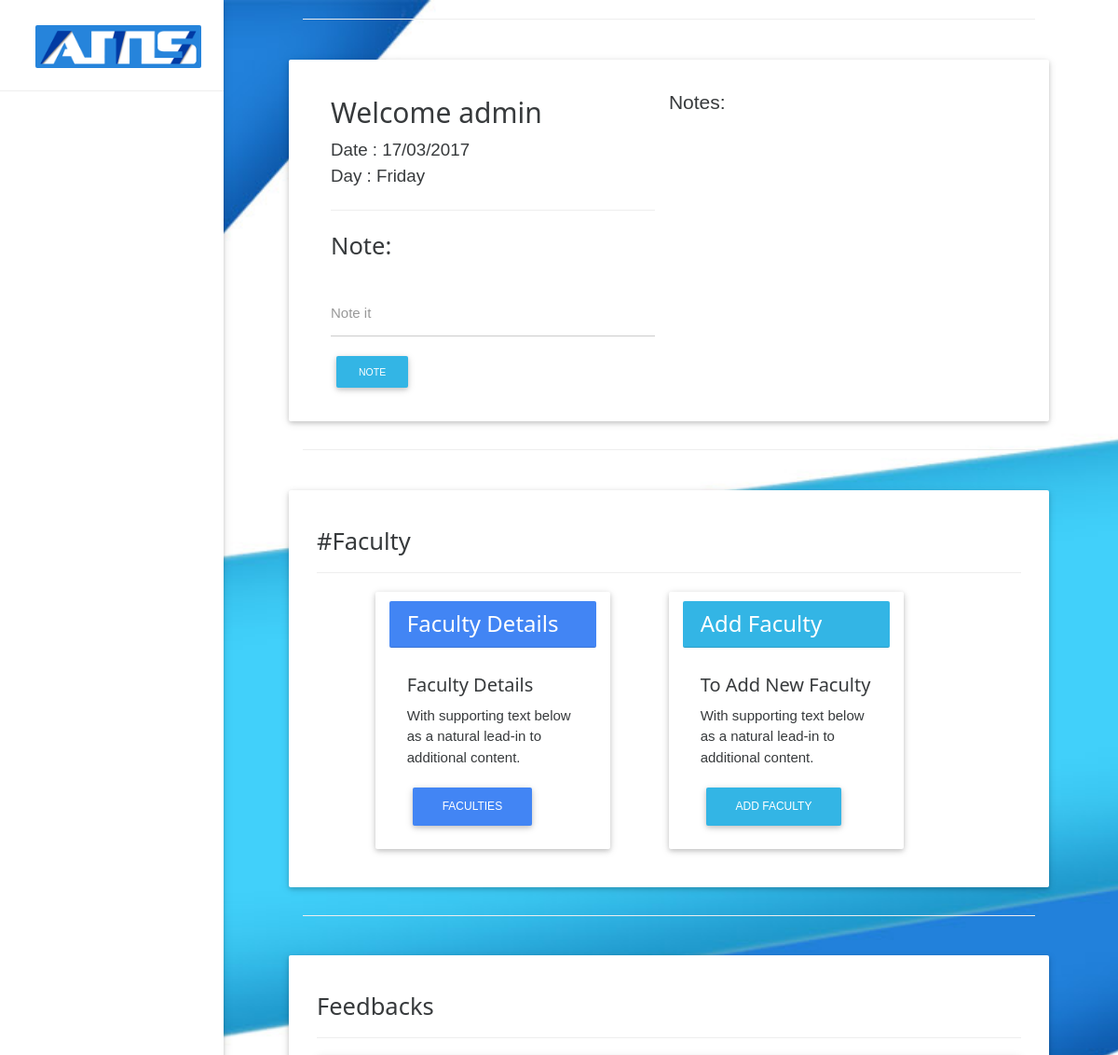
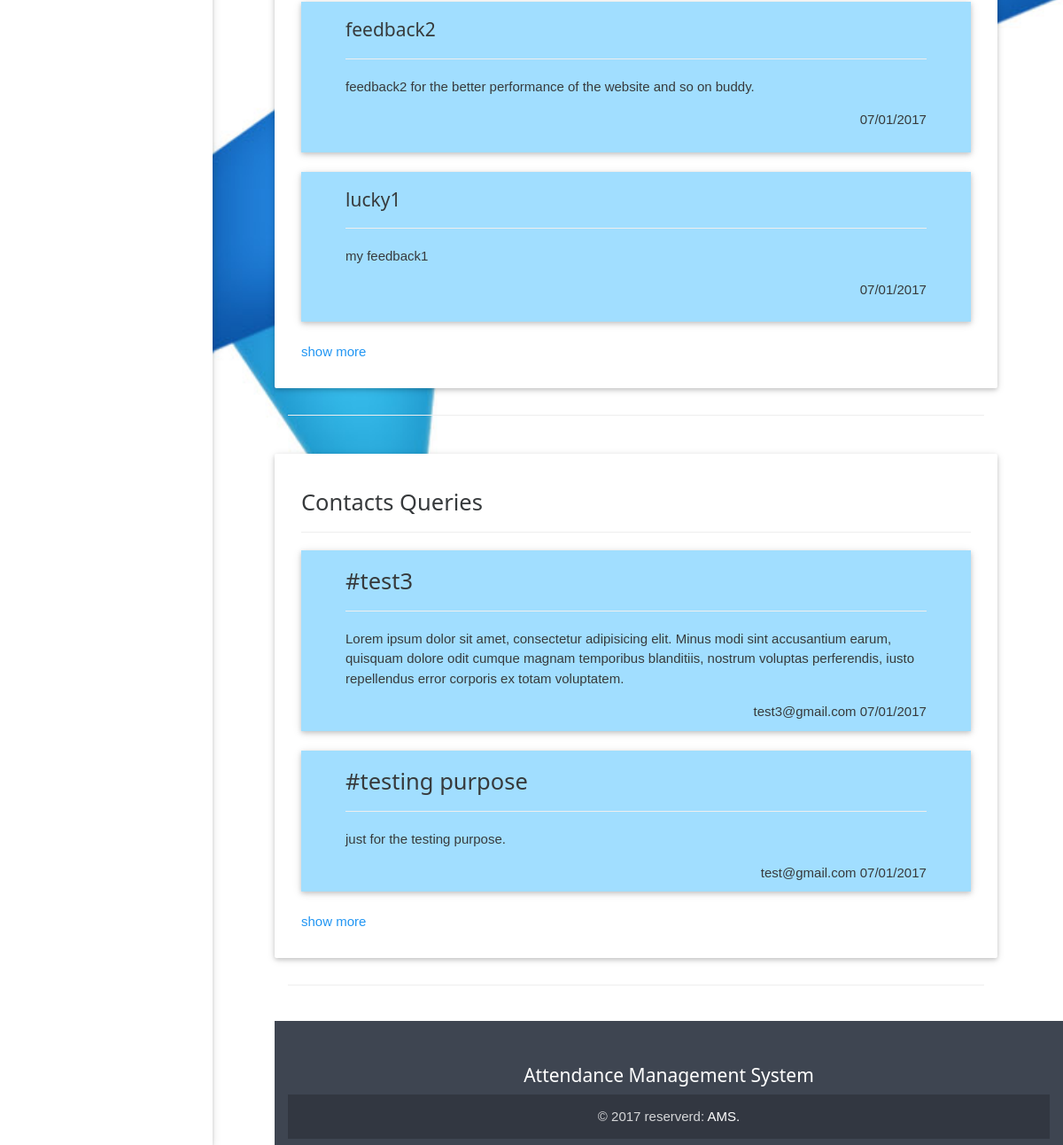
The page /admin/AdminDash.php (signed in) on the database its author committed (2 pictures, top to bottom).
### tables this page shows
CREATE TABLE `feedback` (
  `name` varchar(30) NOT NULL,
  `feedback` text NOT NULL,
  `date` varchar(15) NOT NULL,
  `seen` tinyint(1) NOT NULL
);

CREATE TABLE `contacted` (
  `email` varchar(30) NOT NULL,
  `subject` varchar(30) NOT NULL,
  `message` text NOT NULL,
  `date` varchar(15) NOT NULL,
  `seen` tinyint(1) NOT NULL
);

### admin/AdminDash.php (the view, shortened to what this page needs)
<?php
 include '../sideNav.php';
  include '../Bootstrap.php';
  include '../db/connection.php';
  include "../notes/Notes.php";
 $role=$_SESSION['role'];
 if(!strcmp($role,'admin')){
?>
<!DOCTYPE html>
<html>
<head>
<?php
 loadBootstrapCSS();
?>
<link href="../css/TeacherDash.css" rel="stylesheet" />
<link rel="stylesheet" href="../css/w3Css.css">
 </head>
<body onload="myFunction()" style="margin:0;" >
<div style="display:none;" id="myDiv" class="view">
<?php
$result = $dbConnection->query("SELECT seen FROM contacted WHERE seen =0");
 $contacted=mysqli_num_rows($result);
$result = $dbConnection->query("SELECT seen FROM feedback WHERE seen =0");
 $feedback=mysqli_num_rows($result);
  $sideNavArray = array(
            'Notes'=>'#note',
             'Faculties'=>'#faculty',
              'Feedback<span class="badge">'.$feedback.'</span>'=>'#feedback',
              'Contacts<span class="badge">'.$contacted.'</span>'=>'#contacts',
              'option1'=>'#','option2'=>'#','option3'=>'#','option4'=>'#',
            'Log Out'=>'../logMeOut.php');
 addSideNav($sideNavArray,'#note');
  ?>
        <div class="col-md-11">
    <hr />
 <br/>
                    <div class="jumbotron row" id="note">
                    <div id="myDIV" class="header col-sm-6" >
                    <h2 class="h2-responsive">Welcome <?php echo  $_SESSION['username'];?></h2>
                    <p class="lead">Date : <?php  echo date('d/m/Y');?> <br />
                                    Day :  <?php echo jddayofweek ( cal_to_jd(CAL_GREGORIAN, date("m"),date("d"), date("Y")) , 1 ); ?>
                   </p>
                    <?php
                        NotesInput();
                    ?>
                    </div>
    <hr />
 <br/>
                  <div class="jumbotron row" id="faculty">
                  <h3 class="h3-responsive">#Faculty</h3>
                   <hr />
                   <div class="col-sm-1"></div>
                  <div class="card col-sm-4 hoverable">
                  <h3 class="card-header primary-color white-text">Faculty Details</h3>
                  <div class="card-block">
                  <h4 class="card-title">Faculty Details</h4>
                  <p class="card-text">With supporting text below as a natural lead-in to additional content.</p>
                  <a class="btn btn-primary" href="Faculties.php">Faculties</a>
                  </div>
                  </div>
                  <div class="col-sm-1"></div>
                  <div class="card col-sm-4 hoverable">
                  <h3 class="card-header info-color white-text ">Add Faculty</h3>
                  <div class="card-block">
                  <h4 class="card-title">To Add New Faculty</h4>
                  <p class="card-text">With supporting text below as a natural lead-in to additional content.</p>
                  <a class="btn info-color" href="AddFaculty.php">Add Faculty</a>
                  </div>
                  </div>
                    <div class="col-sm-1"></div>
              </div>
    <hr />
 <br/>
         <div class="jumbotron row " id="feedback" >
                  <h3 class="h3-responsive">Feedbacks</h3>
                      <hr />
                     <?php
                     $text="";
                    $resultSet= $dbConnection->query("SELECT * FROM feedback where seen = 0  LIMIT 2");
                    if(!mysqli_num_rows($resultSet)){
                       $resultSet= $dbConnection->query("SELECT * FROM feedback  LIMIT 2");
                    }
                       while($row = $resultSet->fetch_object()){
                        $text= '<div class="addlightGray z-depth-1">
                              <h4 class=" h4-responsive">'.$row->name.'</h4>
                             <hr />  <p>'.$row->feedback.'</p>
                             <p class=" text-xs-right">'.$row->date.'</p>
                              </div>
                              <br />'.$text;
                       }
                        echo $text;
                     ?>
                        <a class="blue-text " href="ViewFeedback.php"> show more </a>
                  </div>
     <hr />
 <br />
    <div class="jumbotron row " id="contacts">
                  <h3 class="h3-responsive">Contacts Queries</h3>
                      <hr />
                     <?php
                     $text="";
                    $resultSet= $dbConnection->query("SELECT * FROM contacted where seen = 0  LIMIT 3");
                    if(!mysqli_num_rows($resultSet)){
                        $resultSet= $dbConnection->query("SELECT * FROM contacted LIMIT 2");
                    }
                       while($row = $resultSet->fetch_object()){
                        $text= '<div class="addlightGray z-depth-1">
                              <h3 class="h3-responsive">#'.$row->subject.'</h3><hr />
                               <p>'.$row->message.'</p>
                               <div class=" text-xs-right">'.$row->email." ".$row->date.'</div>
                            </div>
                              <br />'.$text;
                       }
                        echo $text;
                     ?>
                       <a class="blue-text " href="Contacted.php"> show more </a>
                  </div>
     <hr />
</div>
<?php
    addFooter();
   ?>
 </div>
 </body>
</html>
<?php
 }
else{
   $_SESSION['name']="";
 session_destroy();
 header("Location: ../index.php");
}
?>

### Bootstrap.php (shortened to what this page needs)
<?php
function loadBootstrapCSS(){
   echo '  <meta name="viewport" content="width=device-width,initial-scale=1"/>
    <link rel="stylesheet" href="https://maxcdn.bootstrapcdn.com/font-awesome/4.6.0/css/font-awesome.min.css">
    <link href="../css/bootstrap.min.css" rel="stylesheet">
    <link href="../css/mdb.min.css" rel="stylesheet">
 <style>
            #loader{
                 position: fixed;
                 left:0px;
                 right:0px;
                 top:0px;
                 width: 100%;
                 height: 100%;
                 z-index: 100%;
              /*   background: url("../img/amsLogoLoding2.gif") no-repeat center center;         */
            }
       #loading{
         margin-top:25%;
       }
       @media (max-width: 768px) {
         #loading{
           margin-top:50%;
         }
       }
        </style>';
}
?>

### sideNav.php (shortened to what this page needs)
<?php
  function addSideNav($sideNavArray,$home){
    ?>
<nav class="w3-sidenav bg  w3-collapse w3-white w3-card-2 w3-animate-left sidenav z-depth-5" style="width:240px;  z-index:10000;" id="mySidenav">
<div>
      <br />
  </div>
         <a href="<?php echo $home;?>"><center> <img src="../img/ams/amsgif51.gif"  class="img-reponsive" style="margin: auto;width: 80%; height: auto; "/></center> </a>
          <hr />
</nav>
<div class="w3-main" id="sidePage" style="margin-left:310px;" >
    <?php
  }
  function addFooter(){
      echo '
    <footer class="page-footer center-on-small-only col-sm-12">
        <div class="call-to-action">
            <h4 class="h4-responsive">Attendance Management System</h4>
        <div class="footer-copyright">
            <div class="container-fluid">
                &copy 2017 reserverd: <a href="#"> AMS. </a>
            </div>
        </div> </div>
</footer>
';
   }
?>

### notes/Notes.php
<?php
 function NotesInput(){
 	echo "<hr class='my-2'>
                    <h3 class='h3-responsive'>Note:</h3>
                    <div class='md-form'>
                    <br/>
                    <input type='text' id='myNewNote' class='form-control' placeholder='Note it' >
                    </div>
                    <button onclick='AddNotes()' type='button' class='btn btn-md btn-info waves-effect'>Note</button>
                    </div>
                    <div class='h4-responsive'>Notes:</div>
                    <ul id='myUL' class='hoverable' style='overflow-y: scroll; max-height: 250px;'>
                    </ul>";
   }
?>

### css/TeacherDash.css (style rules this page uses)
* { font-family: "Avant Garde", Avantgarde, "Century Gothic", CenturyGothic, "AppleGothic", sans-serif; }
.sidenav { height: 100%; width: 0; position: fixed; z-index: 15; top: 0; left: 0; box-shadow: 0 0 7px #818181; overflow-x: hidden; overflow-y:scroll; transition: 0.5s; }
* { box-sizing: border-box; }
.header:after { content: ""; display: table; clear: both; }
input { border: none; width: 75%; padding: 10px; float: left; font-size: 16px; }
#mySidenav { position: fixed; top: 0; left: 0; width: 200px;; height: 100%; z-index:99; }

### css/w3Css.css (style rules this page uses)
*,*:before,*:after { box-sizing:inherit }
html { -ms-text-size-adjust:100%;-webkit-text-size-adjust:100% }
body { margin:0 }
article,aside,details,figcaption,figure,footer,header,main,menu,nav,section,summary { display:block }
a { background-color:transparent;-webkit-text-decoration-skip:objects }
img { border-style:none }
hr { box-sizing:content-box;height:0;overflow:visible }
button,input,select,textarea { font:inherit;margin:0 }
button,input { overflow:visible }
button,select { text-transform:none }
button,html [type=button],[type=reset],[type=submit] { -webkit-appearance:button }
html,body { font-family:Verdana,sans-serif;font-size:15px;line-height:1.5 }
html { overflow-x:hidden }
h1,h2,h3,h4,h5,h6,.w3-slim,.w3-wide { font-family:"Segoe UI",Arial,sans-serif }
h2 { font-size:30px }
h3 { font-size:24px }
h4 { font-size:20px }
h1,h2,h3,h4,h5,h6 { font-weight:400;margin:10px 0 }
hr { border:0;border-top:1px solid #eee;margin:20px 0 }
img { margin-bottom:-5px }
a { color:inherit }
.w3-navbar a,.w3-topnav a,.w3-sidenav a,.w3-dropdown-content a,.w3-accordion-content a,.w3-dropnav a { text-decoration:none!important }
.w3-btn,.w3-btn-floating,.w3-dropnav a,.w3-btn-floating-large,.w3-btn-block, .w3-navbar a,.w3-sidenav a,.w3-pagination li a,.w3-hoverable tbody tr,.w3-hoverable li, .w3-accordion-content a,.w3-dropdown-content a,.w3-dropdown-click:hover,.w3-dropdown-hover:hover,.w3-opennav,.w3-closenav,.w3-closebtn,*[class*="w3-hover-"] { -webkit-transition:background-color .25s,color .15s,box-shadow .25s,opacity 0.25s,filter 0.25s,border 0.15s;transition:background-color .25s,color .15s,box-shadow .15s,opacity .25s,filter .25s,border .15s }
.w3-sidenav { height:100%;width:200px;background-color:#fff;position:fixed!important;z-index:1;overflow:auto }
.w3-sidenav a { padding:4px 2px 4px 16px }
.w3-sidenav a,.w3-dropnav a { display:block }
.w3-main,#main { transition:margin-left .4s }
@media screen and (min-width:993px) { .w3-sidenav.w3-collapse { display:block!important } }
.w3-card-2,.w3-example { box-shadow:0 2px 4px 0 rgba(0,0,0,0.16),0 2px 10px 0 rgba(0,0,0,0.12)!important }
.w3-animate-left { position:relative;-webkit-animation:animateleft 0.4s;animation:animateleft 0.4s }
.w3-white,.w3-hover-white:hover { color:#000!important;background-color:#fff!important }

### admin/AdminDash.php (style rules this page uses)
.addlightGray { background-color: #a1deff; padding: 10px 50px; }

### sideNav.php (style rules this page uses)
.view { background: url("../img/bg-img.jpg") no-repeat center center fixed ; background-color: #2684db; -webkit-background-size: cover; -moz-background-size: cover; -o-background-size: cover; background-size: cover; }

### rows shown on the page
feedback: name "feedback2", feedback "feedback2 for the better performance of the website and so on buddy.", date "07/01/2017"
feedback: name "lucky1", feedback "my feedback1", date "07/01/2017"
contacted: subject "test3", message "Lorem ipsum dolor sit amet, consectetur adipisicing elit. Minus modi sint accusantium earum, quisquam dolore odit cumque magnam temporibus blanditiis, nostrum voluptas perferendis, iusto repellendus error corporis ex totam voluptatem.", email "test3@gmail.com", date "07/01/2017"
contacted: subject "testing purpose", message "just for the testing purpose.", email "test@gmail.com", date "07/01/2017"

### other values the page prints
$_SESSION['username'] "admin"
